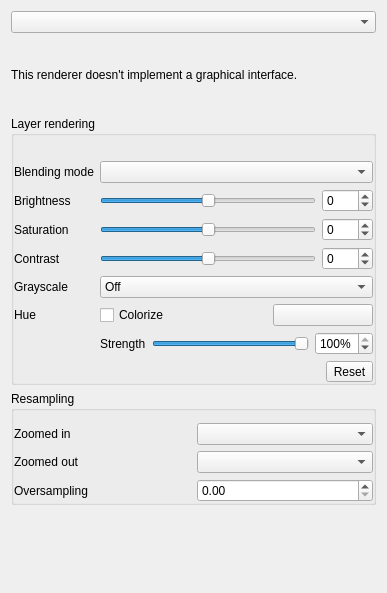
<?xml version="1.0" encoding="UTF-8"?>
<ui version="4.0">
 <class>QgsRendererRasterPropsWidgetBase</class>
 <widget class="QWidget" name="QgsRendererRasterPropsWidgetBase">
  <property name="geometry">
   <rect>
    <x>0</x>
    <y>0</y>
    <width>387</width>
    <height>593</height>
   </rect>
  </property>
  <property name="windowTitle">
   <string>Form</string>
  </property>
  <layout class="QGridLayout" name="gridLayout_2">
   <item row="0" column="0">
    <layout class="QHBoxLayout" name="horizontalLayout">
     <item>
      <widget class="QComboBox" name="cboRenderers"/>
     </item>
    </layout>
   </item>
   <item row="1" column="0">
    <widget class="QStackedWidget" name="stackedWidget">
     <property name="sizePolicy">
      <sizepolicy hsizetype="Expanding" vsizetype="Preferred">
       <horstretch>4</horstretch>
       <verstretch>0</verstretch>
      </sizepolicy>
     </property>
     <widget class="QWidget" name="pageNoWidget">
      <property name="sizePolicy">
       <sizepolicy hsizetype="Expanding" vsizetype="Preferred">
        <horstretch>0</horstretch>
        <verstretch>0</verstretch>
       </sizepolicy>
      </property>
      <layout class="QVBoxLayout" name="verticalLayout">
       <property name="margin">
        <number>0</number>
       </property>
       <item>
        <widget class="QLabel" name="label">
         <property name="text">
          <string>This renderer doesn't implement a graphical interface.</string>
         </property>
        </widget>
       </item>
      </layout>
     </widget>
    </widget>
   </item>
   <item row="5" column="0">
    <widget class="QFrame" name="frame">
     <property name="frameShape">
      <enum>QFrame::NoFrame</enum>
     </property>
     <property name="frameShadow">
      <enum>QFrame::Raised</enum>
     </property>
     <layout class="QVBoxLayout" name="verticalLayout_3">
      <property name="margin">
       <number>0</number>
      </property>
     </layout>
    </widget>
   </item>
   <item row="10" column="0">
    <spacer name="verticalSpacer">
     <property name="orientation">
      <enum>Qt::Vertical</enum>
     </property>
     <property name="sizeHint" stdset="0">
      <size>
       <width>0</width>
       <height>0</height>
      </size>
     </property>
    </spacer>
   </item>
   <item row="2" column="0">
    <widget class="QgsCollapsibleGroupBox" name="mLayerRenderingBox">
     <property name="title">
      <string>Layer rendering</string>
     </property>
     <property name="saveCollapsedState" stdset="0">
      <bool>true</bool>
     </property>
     <layout class="QGridLayout" name="gridLayout_3">
      <property name="leftMargin">
       <number>0</number>
      </property>
      <property name="topMargin">
       <number>25</number>
      </property>
      <property name="rightMargin">
       <number>0</number>
      </property>
      <property name="bottomMargin">
       <number>0</number>
      </property>
      <item row="1" column="1">
       <layout class="QHBoxLayout" name="horizontalLayout_11">
        <item>
         <widget class="QSlider" name="mSliderBrightness">
          <property name="minimumSize">
           <size>
            <width>75</width>
            <height>0</height>
           </size>
          </property>
          <property name="minimum">
           <number>-255</number>
          </property>
          <property name="maximum">
           <number>255</number>
          </property>
          <property name="orientation">
           <enum>Qt::Horizontal</enum>
          </property>
          <property name="tickPosition">
           <enum>QSlider::NoTicks</enum>
          </property>
          <property name="tickInterval">
           <number>0</number>
          </property>
         </widget>
        </item>
        <item>
         <widget class="QSpinBox" name="mBrightnessSpinBox">
          <property name="minimum">
           <number>-255</number>
          </property>
          <property name="maximum">
           <number>255</number>
          </property>
         </widget>
        </item>
       </layout>
      </item>
      <item row="0" column="0">
       <widget class="QLabel" name="mBlendTypeLabel">
        <property name="text">
         <string>Blending mode</string>
        </property>
       </widget>
      </item>
      <item row="0" column="1">
       <widget class="QgsBlendModeComboBox" name="mBlendModeComboBox">
        <property name="minimumSize">
         <size>
          <width>0</width>
          <height>0</height>
         </size>
        </property>
       </widget>
      </item>
      <item row="3" column="1">
       <layout class="QHBoxLayout" name="horizontalLayout_12">
        <item>
         <widget class="QSlider" name="mSliderContrast">
          <property name="minimumSize">
           <size>
            <width>75</width>
            <height>0</height>
           </size>
          </property>
          <property name="minimum">
           <number>-100</number>
          </property>
          <property name="maximum">
           <number>100</number>
          </property>
          <property name="singleStep">
           <number>1</number>
          </property>
          <property name="orientation">
           <enum>Qt::Horizontal</enum>
          </property>
         </widget>
        </item>
        <item>
         <widget class="QSpinBox" name="mContrastSpinBox">
          <property name="minimum">
           <number>-100</number>
          </property>
          <property name="maximum">
           <number>100</number>
          </property>
         </widget>
        </item>
       </layout>
      </item>
      <item row="5" column="1">
       <layout class="QHBoxLayout" name="horizontalLayout_8">
        <item>
         <widget class="QCheckBox" name="mColorizeCheck">
          <property name="text">
           <string>Colorize</string>
          </property>
         </widget>
        </item>
        <item>
         <widget class="QgsColorButton" name="btnColorizeColor">
          <property name="minimumSize">
           <size>
            <width>100</width>
            <height>0</height>
           </size>
          </property>
          <property name="maximumSize">
           <size>
            <width>100</width>
            <height>16777215</height>
           </size>
          </property>
          <property name="text">
           <string/>
          </property>
         </widget>
        </item>
       </layout>
      </item>
      <item row="1" column="0">
       <widget class="QLabel" name="label_2">
        <property name="text">
         <string>Brightness</string>
        </property>
       </widget>
      </item>
      <item row="2" column="1">
       <layout class="QHBoxLayout" name="horizontalLayout_10">
        <item>
         <widget class="QSlider" name="sliderSaturation">
          <property name="sizePolicy">
           <sizepolicy hsizetype="Expanding" vsizetype="Fixed">
            <horstretch>0</horstretch>
            <verstretch>0</verstretch>
           </sizepolicy>
          </property>
          <property name="minimumSize">
           <size>
            <width>75</width>
            <height>0</height>
           </size>
          </property>
          <property name="minimum">
           <number>-100</number>
          </property>
          <property name="maximum">
           <number>100</number>
          </property>
          <property name="orientation">
           <enum>Qt::Horizontal</enum>
          </property>
         </widget>
        </item>
        <item>
         <widget class="QSpinBox" name="spinBoxSaturation">
          <property name="minimum">
           <number>-100</number>
          </property>
          <property name="maximum">
           <number>100</number>
          </property>
          <property name="value">
           <number>0</number>
          </property>
          <property name="decimals" stdset="0">
           <number>0</number>
          </property>
         </widget>
        </item>
       </layout>
      </item>
      <item row="2" column="0">
       <widget class="QLabel" name="labelSaturation">
        <property name="text">
         <string>Saturation</string>
        </property>
       </widget>
      </item>
      <item row="4" column="1">
       <widget class="QComboBox" name="comboGrayscale">
        <item>
         <property name="text">
          <string>Off</string>
         </property>
        </item>
        <item>
         <property name="text">
          <string>By lightness</string>
         </property>
        </item>
        <item>
         <property name="text">
          <string>By luminosity</string>
         </property>
        </item>
        <item>
         <property name="text">
          <string>By average</string>
         </property>
        </item>
       </widget>
      </item>
      <item row="3" column="0">
       <widget class="QLabel" name="label_5">
        <property name="text">
         <string>Contrast</string>
        </property>
       </widget>
      </item>
      <item row="4" column="0">
       <widget class="QLabel" name="labelGrayscale">
        <property name="text">
         <string>Grayscale</string>
        </property>
       </widget>
      </item>
      <item row="6" column="1">
       <layout class="QFormLayout" name="formLayout_2">
        <item row="1" column="0">
         <widget class="QLabel" name="labelColorizeStrength">
          <property name="text">
           <string>Strength</string>
          </property>
         </widget>
        </item>
        <item row="1" column="1">
         <layout class="QHBoxLayout" name="horizontalLayout_9">
          <item>
           <widget class="QSlider" name="sliderColorizeStrength">
            <property name="maximum">
             <number>100</number>
            </property>
            <property name="value">
             <number>100</number>
            </property>
            <property name="orientation">
             <enum>Qt::Horizontal</enum>
            </property>
           </widget>
          </item>
          <item>
           <widget class="QSpinBox" name="spinColorizeStrength">
            <property name="suffix">
             <string>%</string>
            </property>
            <property name="minimum">
             <number>0</number>
            </property>
            <property name="maximum">
             <number>100</number>
            </property>
            <property name="value">
             <number>100</number>
            </property>
           </widget>
          </item>
         </layout>
        </item>
       </layout>
      </item>
      <item row="7" column="1">
       <layout class="QHBoxLayout" name="horizontalLayout_13">
        <item>
         <spacer name="horizontalSpacer">
          <property name="orientation">
           <enum>Qt::Horizontal</enum>
          </property>
          <property name="sizeHint" stdset="0">
           <size>
            <width>40</width>
            <height>20</height>
           </size>
          </property>
         </spacer>
        </item>
        <item>
         <widget class="QToolButton" name="mResetColorRenderingBtn">
          <property name="toolTip">
           <string>Reset all color rendering options to default</string>
          </property>
          <property name="text">
           <string>Reset</string>
          </property>
          <property name="icon">
           <iconset resource="../../images/images.qrc">
            <normaloff>:/images/themes/default/mActionUndo.svg</normaloff>:/images/themes/default/mActionUndo.svg</iconset>
          </property>
          <property name="toolButtonStyle">
           <enum>Qt::ToolButtonTextBesideIcon</enum>
          </property>
         </widget>
        </item>
       </layout>
      </item>
      <item row="5" column="0">
       <widget class="QLabel" name="label_3">
        <property name="text">
         <string>Hue</string>
        </property>
       </widget>
      </item>
     </layout>
    </widget>
   </item>
   <item row="3" column="0">
    <widget class="QgsCollapsibleGroupBox" name="mResamplingBox">
     <property name="title">
      <string>Resampling</string>
     </property>
     <property name="saveCollapsedState" stdset="0">
      <bool>true</bool>
     </property>
     <layout class="QGridLayout" name="gridLayout">
      <property name="leftMargin">
       <number>0</number>
      </property>
      <property name="topMargin">
       <number>12</number>
      </property>
      <property name="rightMargin">
       <number>0</number>
      </property>
      <property name="bottomMargin">
       <number>0</number>
      </property>
      <item row="0" column="0">
       <widget class="QLabel" name="mZoomedInResamplingLabel">
        <property name="sizePolicy">
         <sizepolicy hsizetype="Minimum" vsizetype="Preferred">
          <horstretch>0</horstretch>
          <verstretch>0</verstretch>
         </sizepolicy>
        </property>
        <property name="text">
         <string>Zoomed in</string>
        </property>
       </widget>
      </item>
      <item row="0" column="1">
       <widget class="QComboBox" name="mZoomedInResamplingComboBox"/>
      </item>
      <item row="1" column="1">
       <widget class="QComboBox" name="mZoomedOutResamplingComboBox"/>
      </item>
      <item row="1" column="0">
       <widget class="QLabel" name="mZoomedOutResamplingLabel">
        <property name="sizePolicy">
         <sizepolicy hsizetype="Minimum" vsizetype="Preferred">
          <horstretch>0</horstretch>
          <verstretch>0</verstretch>
         </sizepolicy>
        </property>
        <property name="text">
         <string>Zoomed out</string>
        </property>
       </widget>
      </item>
      <item row="2" column="0">
       <widget class="QLabel" name="mMaximumOversamplingLabel">
        <property name="text">
         <string>Oversampling</string>
        </property>
       </widget>
      </item>
      <item row="2" column="1">
       <widget class="QDoubleSpinBox" name="mMaximumOversamplingSpinBox"/>
      </item>
     </layout>
    </widget>
   </item>
  </layout>
 </widget>
 <customwidgets>
  <customwidget>
   <class>QgsCollapsibleGroupBox</class>
   <extends>QGroupBox</extends>
   <header>qgscollapsiblegroupbox.h</header>
   <container>1</container>
  </customwidget>
  <customwidget>
   <class>QgsColorButton</class>
   <extends>QPushButton</extends>
   <header>qgscolorbutton.h</header>
   <container>1</container>
  </customwidget>
  <customwidget>
   <class>QgsBlendModeComboBox</class>
   <extends>QComboBox</extends>
   <header>qgsblendmodecombobox.h</header>
  </customwidget>
 </customwidgets>
 <tabstops>
  <tabstop>cboRenderers</tabstop>
  <tabstop>mLayerRenderingBox</tabstop>
  <tabstop>mBlendModeComboBox</tabstop>
  <tabstop>mSliderBrightness</tabstop>
  <tabstop>mBrightnessSpinBox</tabstop>
  <tabstop>sliderSaturation</tabstop>
  <tabstop>spinBoxSaturation</tabstop>
  <tabstop>mSliderContrast</tabstop>
  <tabstop>mContrastSpinBox</tabstop>
  <tabstop>comboGrayscale</tabstop>
  <tabstop>mColorizeCheck</tabstop>
  <tabstop>btnColorizeColor</tabstop>
  <tabstop>sliderColorizeStrength</tabstop>
  <tabstop>spinColorizeStrength</tabstop>
  <tabstop>mResetColorRenderingBtn</tabstop>
  <tabstop>mResamplingBox</tabstop>
  <tabstop>mMaximumOversamplingSpinBox</tabstop>
  <tabstop>mZoomedInResamplingComboBox</tabstop>
  <tabstop>mZoomedOutResamplingComboBox</tabstop>
 </tabstops>
 <resources>
  <include location="../../images/images.qrc"/>
 </resources>
 <connections/>
</ui>
